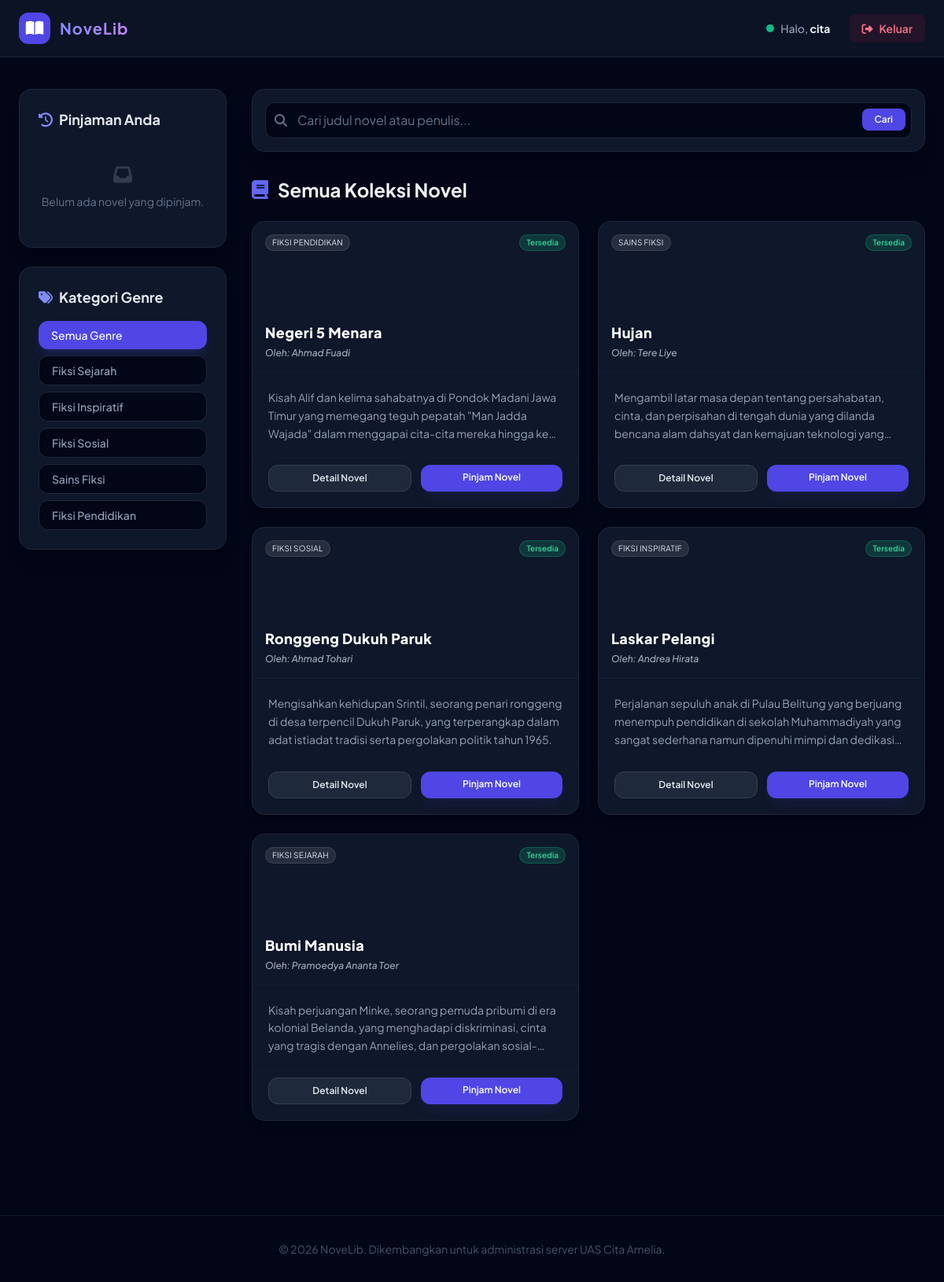
/Web_dinamis/index.php (signed in), run on the app's committed database.
### tables this page shows
CREATE TABLE IF NOT EXISTS novels (
    id INT AUTO_INCREMENT PRIMARY KEY,
    judul VARCHAR(150) NOT NULL,
    penulis VARCHAR(100) NOT NULL,
    penerbit VARCHAR(100) NOT NULL,
    tahun_terbit INT NOT NULL,
    genre VARCHAR(50) NOT NULL,
    sinopsis TEXT NOT NULL,
    cover_image VARCHAR(255) DEFAULT 'default_cover.jpg',
    status ENUM('tersedia', 'dipinjam') DEFAULT 'tersedia',
    created_at TIMESTAMP DEFAULT CURRENT_TIMESTAMP
);

### Web_dinamis/index.php (the view, shortened to what this page needs)
<?php
require_once 'config/koneksi.php';
$user_id = $_SESSION['user_id'];
$username = $_SESSION['username'];
$search = isset($_GET['search']) ? mysqli_real_escape_string($koneksi, trim($_GET['search'])) : '';
$genre_filter = isset($_GET['genre']) ? mysqli_real_escape_string($koneksi, trim($_GET['genre'])) : '';
$query = "SELECT * FROM novels WHERE 1=1";
$query .= " ORDER BY id DESC";
$novels_result = mysqli_query($koneksi, $query);
$genres_query = "SELECT DISTINCT genre FROM novels";
$genres_result = mysqli_query($koneksi, $genres_query);
$borrows_query = "SELECT p.*, n.judul, n.penulis FROM peminjaman p
                  JOIN novels n ON p.novel_id = n.id
                  WHERE p.user_id = $user_id AND p.status = 'dipinjam'";
$borrows_result = mysqli_query($koneksi, $borrows_query);
?>
<!DOCTYPE html>
<html lang="id">
<head>
    <script src="https://cdn.tailwindcss.com"></script>
    <link rel="stylesheet" href="https://cdnjs.cloudflare.com/ajax/libs/font-awesome/6.4.0/css/all.min.css">
</head>
<body class="bg-slate-950 text-slate-100 min-h-screen">
    <nav class="sticky top-0 bg-slate-900/80 backdrop-blur-md border-b border-slate-800 z-50">
        <div class="max-w-7xl mx-auto px-6 py-4 flex justify-between items-center">
            <div class="flex items-center gap-3">
                <div class="w-10 h-10 rounded-xl bg-indigo-600 flex items-center justify-center text-white text-xl">
                    <i class="fa-solid fa-book-open"></i>
                </div>
                <span class="text-xl font-bold tracking-wider bg-gradient-to-r from-indigo-400 to-purple-400 bg-clip-text text-transparent">NoveLib</span>
            </div>
            <div class="flex items-center gap-6">
                <div class="hidden md:flex items-center gap-2">
                    <span class="text-xs w-2.5 h-2.5 rounded-full bg-emerald-500 animate-pulse"></span>
                    <span class="text-sm font-medium text-slate-400">Halo, <strong class="text-slate-100"><?= htmlspecialchars($username); ?></strong></span>
                </div>
                <a href="logout.php" class="px-4 py-2 bg-rose-600/10 hover:bg-rose-600 text-rose-400 hover:text-white rounded-lg text-sm font-semibold transition-all duration-300">
                    <i class="fa-solid fa-right-from-bracket mr-2"></i>Keluar
                </a>
            </div>
        </div>
    </nav>
    <main class="max-w-7xl mx-auto px-6 py-10 grid grid-cols-1 lg:grid-cols-4 gap-8">
        <div class="lg:col-span-1 space-y-6">
            <div class="bg-slate-900 border border-slate-800 rounded-2xl p-6 shadow-xl">
                <h3 class="font-bold text-slate-200 text-lg mb-4 flex items-center gap-2">
                    <i class="fa-solid fa-clock-rotate-left text-indigo-400"></i> Pinjaman Anda
                </h3>
                <?php if (mysqli_num_rows($borrows_result) > 0) : ?>
                    <div class="space-y-4">
                        <?php while ($borrow = mysqli_fetch_assoc($borrows_result)) : ?>
                            <div class="p-3 bg-slate-950 border border-slate-800 rounded-xl space-y-1">
                                <h4 class="font-semibold text-slate-200 text-sm line-clamp-1"><?= htmlspecialchars($borrow['judul']); ?></h4>
                                <p class="text-xs text-slate-500">Oleh: <?= htmlspecialchars($borrow['penulis']); ?></p>
                                <div class="flex items-center justify-between pt-2">
                                    <span class="text-[10px] px-2 py-0.5 bg-indigo-500/10 text-indigo-400 border border-indigo-500/20 rounded-md">Dipinjam</span>
                                    <span class="text-[10px] text-slate-500">Tgl: <?= date('d M Y', strtotime($borrow['tanggal_pinjam'])); ?></span>
                                </div>
                            </div>
                        <?php endwhile; ?>
                    </div>
                <?php else : ?>
                    <div class="text-center py-6 text-slate-500 text-sm">
                        <i class="fa-solid fa-inbox text-2xl mb-2 block opacity-40"></i>
                        Belum ada novel yang dipinjam.
                    </div>
                <?php endif; ?>
            </div>
            <div class="bg-slate-900 border border-slate-800 rounded-2xl p-6 shadow-xl">
                <h3 class="font-bold text-slate-200 text-lg mb-4 flex items-center gap-2">
                    <i class="fa-solid fa-tags text-indigo-400"></i> Kategori Genre
                </h3>
                <div class="flex flex-wrap lg:flex-col gap-2">
                    <a href="index.php?search=<?= urlencode($search); ?>"
                        class="px-4 py-2 rounded-xl text-sm font-medium transition-all duration-300 <?= empty($genre_filter) ? 'bg-indigo-600 text-white shadow-lg shadow-indigo-600/20' : 'bg-slate-950 text-slate-400 hover:text-slate-200 hover:bg-slate-850 border border-slate-800' ?>">
                        Semua Genre
                    </a>
                    <?php while ($genre_row = mysqli_fetch_assoc($genres_result)) : ?>
                        <?php $g = $genre_row['genre']; ?>
                        <a href="index.php?genre=<?= urlencode($g); ?>&search=<?= urlencode($search); ?>"
                            class="px-4 py-2 rounded-xl text-sm font-medium transition-all duration-300 <?= $genre_filter === $g ? 'bg-indigo-600 text-white shadow-lg shadow-indigo-600/20' : 'bg-slate-950 text-slate-400 hover:text-slate-200 hover:bg-slate-850 border border-slate-800' ?>">
                            <?= htmlspecialchars($g); ?>
                        </a>
                    <?php endwhile; ?>
                </div>
            </div>
        </div>
        <div class="lg:col-span-3 space-y-8">
            <div class="flex flex-col md:flex-row gap-4 justify-between items-center bg-slate-900 border border-slate-800 p-4 rounded-2xl shadow-xl">
                <form action="" method="GET" class="w-full relative">
                    <span class="absolute inset-y-0 left-0 pl-3 flex items-center text-slate-500">
                        <i class="fa-solid fa-magnifying-glass"></i>
                    </span>
                    <input type="text" name="search" value="<?= htmlspecialchars($search); ?>"
                        class="w-full pl-10 pr-24 py-2.5 bg-slate-950 border border-slate-800 rounded-xl text-slate-200 placeholder-slate-500 focus:outline-none focus:ring-2 focus:ring-indigo-500 focus:border-transparent transition-all"
                        placeholder="Cari judul novel atau penulis...">
                    <button type="submit" class="absolute right-2 top-2 px-4 py-1.5 bg-indigo-600 hover:bg-indigo-700 text-white text-xs font-semibold rounded-lg transition-all">
                        Cari
                    </button>
                </form>
            </div>
            <div>
                <h2 class="text-2xl font-bold text-slate-100 mb-6 flex items-center gap-3">
                    <i class="fa-solid fa-book text-indigo-500"></i>
                    <?= empty($genre_filter) ? 'Semua Koleksi Novel' : 'Genre: ' . htmlspecialchars($genre_filter); ?>
                </h2>
                <?php if (mysqli_num_rows($novels_result) > 0) : ?>
                    <div class="grid grid-cols-1 sm:grid-cols-2 xl:grid-cols-3 gap-6">
                        <?php while ($novel = mysqli_fetch_assoc($novels_result)) : ?>
                            <div class="bg-slate-900 border border-slate-800 rounded-2xl overflow-hidden hover:border-slate-700 shadow-lg hover:shadow-2xl hover:-translate-y-1 transition-all duration-300 flex flex-col justify-between">
                                <div>
                                    <?php
                                        $hue = abs(crc32($novel['judul'])) % 360;
                                        $bg_style = "background: linear-gradient(135deg, hsl($hue, 70%, 20%) 0%, hsl(($hue + 60) % 360, 60%, 10%) 100%)";
                                    ?>
                                    <div style="<?= $bg_style; ?>" class="h-48 flex flex-col justify-between p-4 relative text-white border-b border-slate-800/40">
                                        <div class="flex justify-between items-start">
                                            <span class="text-[10px] px-2 py-0.5 bg-white/10 backdrop-blur-md rounded-full text-slate-200 border border-white/10 uppercase tracking-wide">
                                                <?= htmlspecialchars($novel['genre']); ?>
                                            </span>
                                            <?php if ($novel['status'] === 'tersedia') : ?>
                                                <span class="text-[10px] px-2 py-0.5 bg-emerald-500/20 text-emerald-400 border border-emerald-500/30 rounded-full font-semibold">Tersedia</span>
                                            <?php else: ?>
                                                <span class="text-[10px] px-2 py-0.5 bg-amber-500/20 text-amber-400 border border-amber-500/30 rounded-full font-semibold">Dipinjam</span>
                                            <?php endif; ?>
                                        </div>
                                        <div class="space-y-1">
                                            <h3 class="font-extrabold text-lg tracking-wide drop-shadow line-clamp-2"><?= htmlspecialchars($novel['judul']); ?></h3>
                                            <p class="text-xs text-slate-300/80 italic font-medium">Oleh: <?= htmlspecialchars($novel['penulis']); ?></p>
                                        </div>
                                    </div>
                                    <div class="p-5 space-y-3">
                                        <p class="text-sm text-slate-400 line-clamp-3 leading-relaxed">
                                            <?= htmlspecialchars($novel['sinopsis']); ?>
                                        </p>
                                    </div>
                                </div>
                                <div class="px-5 pb-5 pt-2 flex gap-3 border-t border-slate-800/30">
                                    <a href="detail.php?id=<?= $novel['id']; ?>"
                                        class="flex-1 py-2 text-center bg-slate-800 hover:bg-slate-750 text-slate-200 hover:text-white text-xs font-semibold rounded-xl border border-slate-700 transition-all">
                                        Detail Novel
                                    </a>
                                    <?php if ($novel['status'] === 'tersedia') : ?>
                                        <a href="pinjam.php?id=<?= $novel['id']; ?>"
                                            onclick="return confirm('Apakah Anda yakin ingin meminjam novel ini?')"
                                            class="flex-1 py-2 text-center bg-indigo-600 hover:bg-indigo-700 text-white text-xs font-semibold rounded-xl shadow-lg shadow-indigo-600/10 active:scale-[0.97] transition-all">
                                            Pinjam Novel
                                        </a>
                                    <?php endif; ?>
                                </div>
                            </div>
                        <?php endwhile; ?>
                    </div>
                <?php endif; ?>
            </div>
        </div>
    </main>
    <footer class="mt-20 border-t border-slate-900 bg-slate-950 py-8 text-center text-sm text-slate-600">
        <p>&copy; <?= date('Y'); ?> NoveLib. Dikembangkan untuk administrasi server UAS Cita Amelia.</p>
    </footer>
</body>
</html>

### Web_dinamis/index.php (style rules this page uses)
body { font-family: 'Plus Jakarta Sans', sans-serif; }

### data on the page
novels: genre "FIKSI PENDIDIKAN", status "Tersedia", judul "Negeri 5 Menara", penulis "Ahmad Fuadi", sinopsis "Kisah Alif dan kelima sahabatnya di Pondok Madani Jawa Timur yang memegang teguh pepatah \"Man Jadda Wajada\" dalam menggapai cita-cita mereka hingga…"
novels: genre "SAINS FIKSI", status "Tersedia", judul "Hujan", penulis "Tere Liye", sinopsis "Mengambil latar masa depan tentang persahabatan, cinta, dan perpisahan di tengah dunia yang dilanda bencana alam dahsyat dan kemajuan teknologi…"
novels: genre "FIKSI SOSIAL", status "Tersedia", judul "Ronggeng Dukuh Paruk", penulis "Ahmad Tohari", sinopsis "Mengisahkan kehidupan Srintil, seorang penari ronggeng di desa terpencil Dukuh Paruk, yang terperangkap dalam adat istiadat tradisi serta pergolakan politik tahun 1965."
novels: genre "FIKSI INSPIRATIF", status "Tersedia", judul "Laskar Pelangi", penulis "Andrea Hirata", sinopsis "Perjalanan sepuluh anak di Pulau Belitung yang berjuang menempuh pendidikan di sekolah Muhammadiyah yang sangat sederhana namun dipenuhi mimpi dan…"
novels: genre "FIKSI SEJARAH", status "Tersedia", judul "Bumi Manusia", penulis "Pramoedya Ananta Toer", sinopsis "Kisah perjuangan Minke, seorang pemuda pribumi di era kolonial Belanda, yang menghadapi diskriminasi, cinta yang tragis dengan Annelies, dan…"

### other printed values
$username "cita"
$g "Fiksi Sejarah"
$g "Fiksi Inspiratif"
$g "Fiksi Sosial"
$g "Sains Fiksi"
$g "Fiksi Pendidikan"
